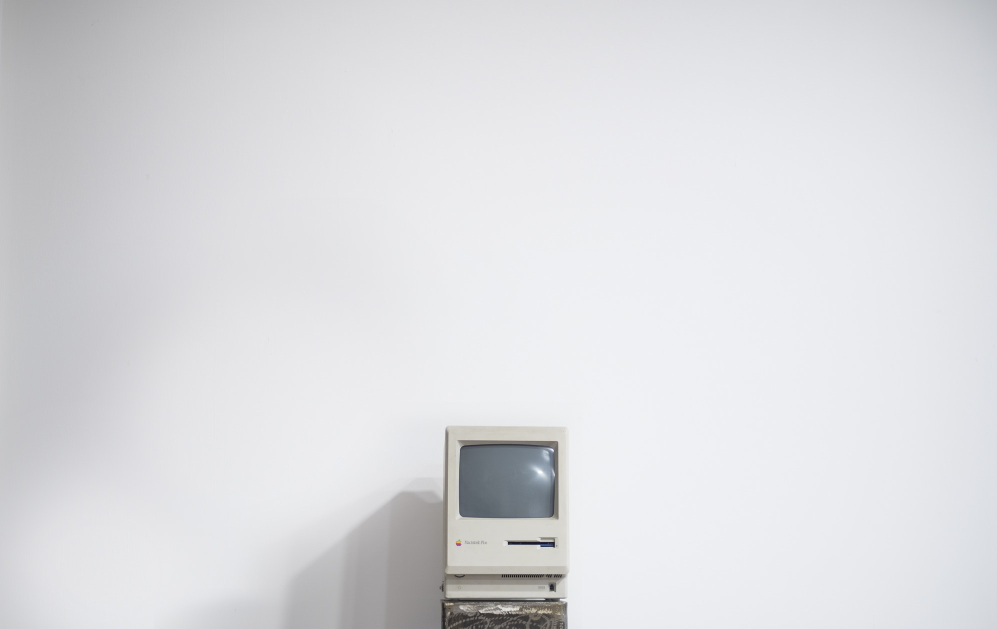
#> input picture example.jpg, 1993 x 1257 px, given in place of red_color.jpg, which was not available (shown at 1/2 size)
$ jupyter execute --allow-errors python.ipynb
#> lines starting #> are read from the running program, lines starting #| are printed output that depends on the picture; pictures that were not available may be replaced by others from this repository, and a replacement may not be noted
[cell 1]
from collections import Counter

[cell 2]
lst = [1,2,2,2,2,3,3,3,1,2,1,12,3,2,32,1,21,1,223,1]

Counter(lst)

[cell 3]
Counter('absefakfdjcndkcnkfjeifwodnvnfjhei')

[cell 4]
Counter('Hay now brown cow in the down town'.split())

[cell 5]
import os

[cell 6]
os.getcwd()

[cell 7]
os.listdir()

[cell 8]
import os

[cell 9]
os.path

[cell 10]
os.listdir()

[cell 11]
os.getcwd()

[cell 12]
os.name

#> (a cell that did not finish here is left out)

[cell 14]
import shutil

[cell 15]
import os, re

def search(file, pattern = r'\d{3}-\d{3}-\d{4}'):
    f = open(file, 'rt')
    content = f.read()

    if re.search(pattern, content):
        return re.search(pattern, content)

result = []
#> (the rest of this cell did not finish here and is left out)

[cell 16]
def search(file,pattern= r'\d{3}-\d{3}-\d{4}'):
    f = open(file,'rt')
    text = f.read()

    if re.search(pattern,text):
        return re.search(pattern,text)

results = []
#> (the rest of this cell did not finish here and is left out)

[cell 17]
from PIL import Image

[cell 18]
red = Image.open('red_color.jpg')
#> red is the input picture: PIL image 1993x1257 RGB; mean R, G, B 220.4, 220.9, 223.8

[cell 19]
red

[cell 20]
blue = Image.open('blue_color.png')
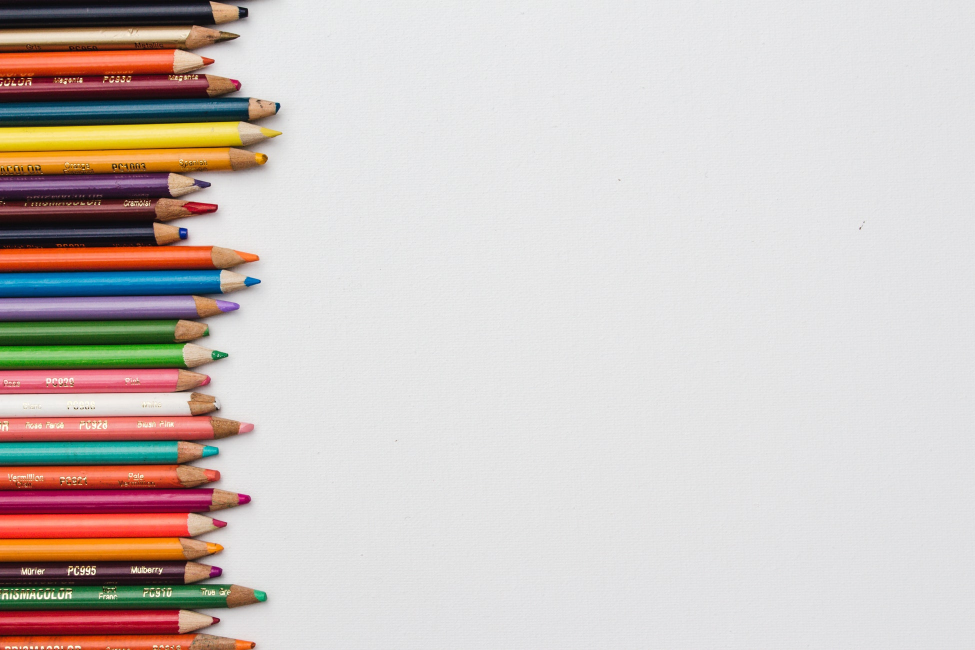
#> input picture pencils.jpg, 1950 x 1300 px, given in place of blue_color.png, which was not available (shown at 1/2 size)
#> blue is the input picture: PIL image 1950x1300 RGB; mean R, G, B 207.4, 198.2, 194.5

[cell 21]
blue

[cell 22]
red.putalpha(128)
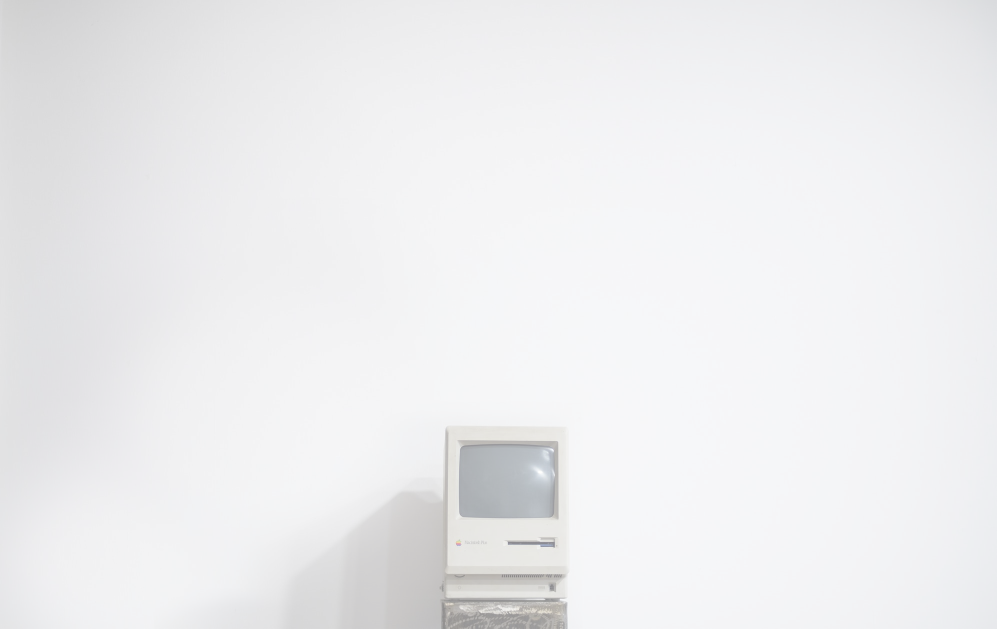
#> red: PIL image 1993x1257 RGBA (shown at 1/2 size); mean R, G, B, A 220.4, 220.9, 223.8, 128; transparent parts drawn white

[cell 23]
blue.putalpha(128)
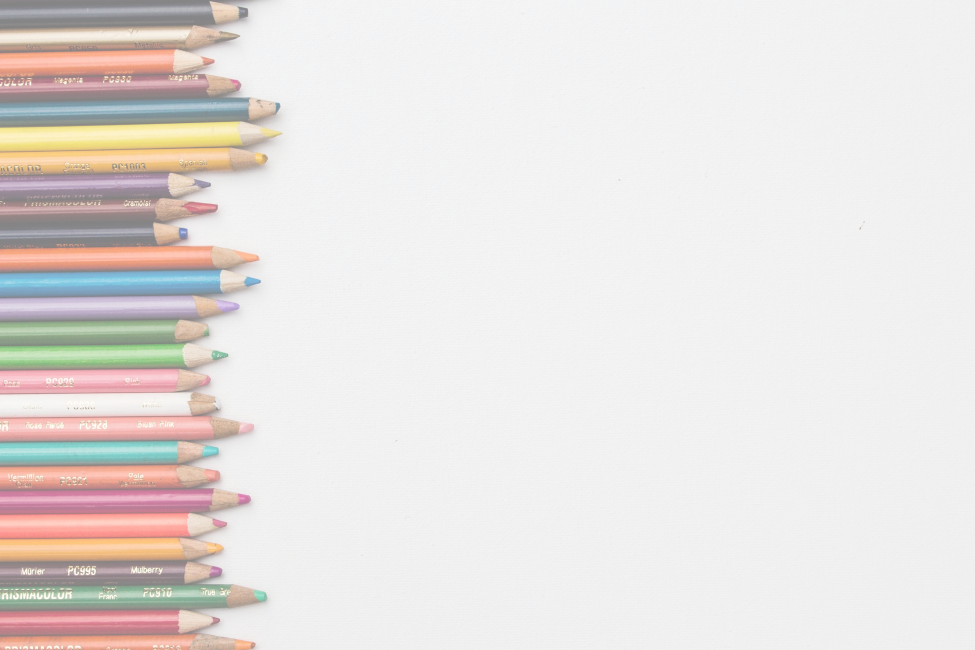
#> blue: PIL image 1950x1300 RGBA (shown at 1/2 size); mean R, G, B, A 207.4, 198.2, 194.5, 128; transparent parts drawn white

[cell 24]
blue

[cell 25]
red

[cell 26]
blue

[cell 27]
red

[cell 28]
blue = Image.open('blue_color.png')

[cell 29]
blue

[cell 30]
blue.putalpha(128)

[cell 31]
blue

[cell 32]
blue.paste(red,box=(0,0),mask=red)
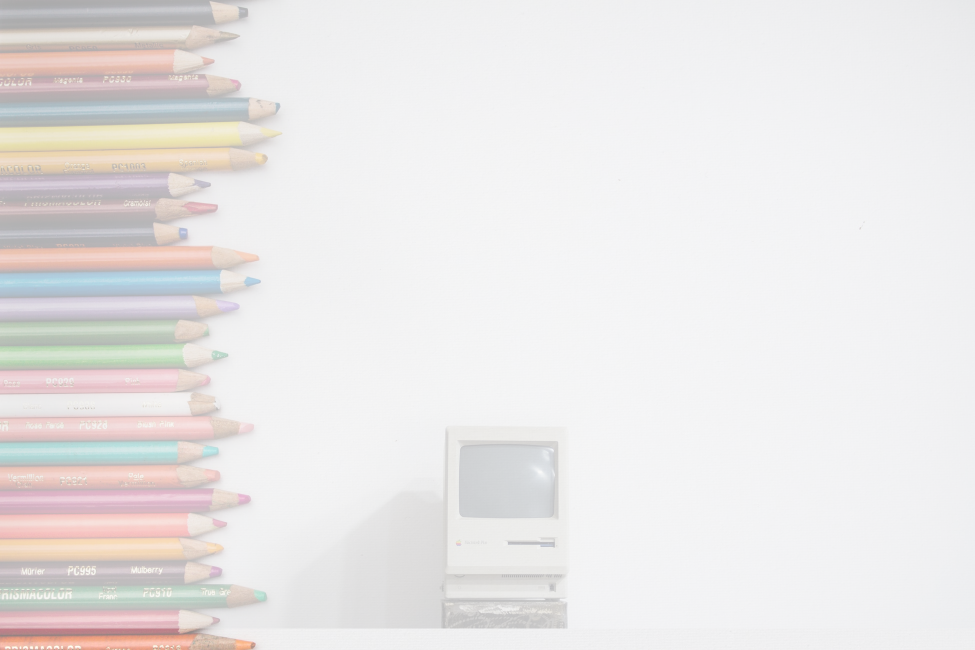
#> blue: PIL image 1950x1300 RGBA (shown at 1/2 size); mean R, G, B, A 213.9, 209.1, 208.6, 128; transparent parts drawn white
